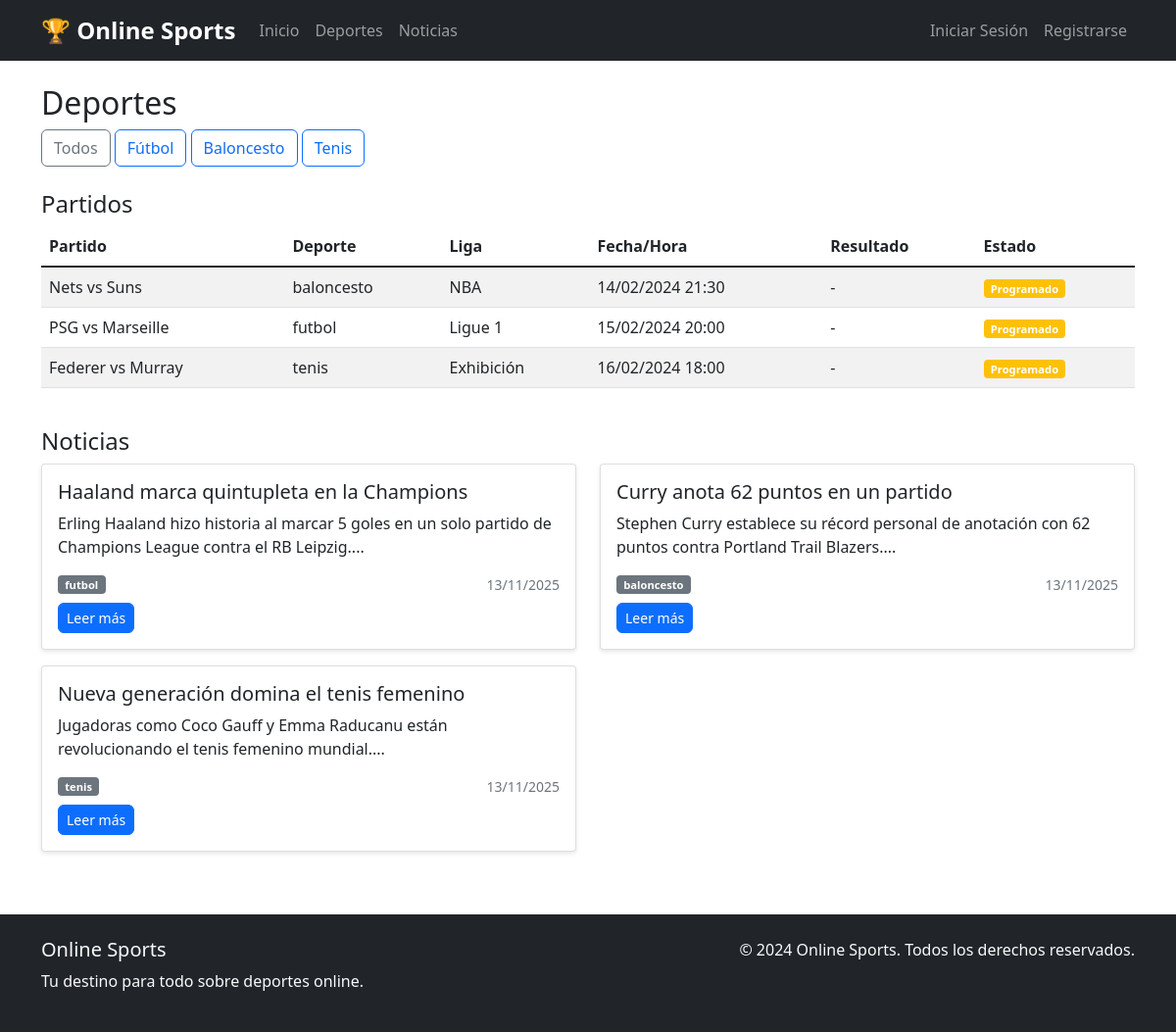
/deportes, run on the app's committed database.
### app.py (models this page shows)
class Partido(db.Model):
    id = db.Column(db.Integer, primary_key=True)
    equipo_local = db.Column(db.String(100), nullable=False)
    equipo_visitante = db.Column(db.String(100), nullable=False)
    deporte = db.Column(db.String(50), nullable=False)
    liga = db.Column(db.String(100))
    fecha_hora = db.Column(db.DateTime, nullable=False)
    resultado_local = db.Column(db.Integer)
    resultado_visitante = db.Column(db.Integer)
    estado = db.Column(db.String(20))  # 'programado', 'en_vivo', 'finalizado'

class Noticia(db.Model):
    id = db.Column(db.Integer, primary_key=True)
    titulo = db.Column(db.String(200), nullable=False)
    contenido = db.Column(db.Text, nullable=False)
    deporte = db.Column(db.String(50), nullable=False)
    imagen_url = db.Column(db.String(300))
    fecha_publicacion = db.Column(db.DateTime, default=datetime.utcnow)
    autor = db.Column(db.String(100))

### app.py (the view)
@app.route('/deportes')
def deportes():
    deporte = request.args.get('deporte', '')
    if deporte:
        noticias = Noticia.query.filter_by(deporte=deporte).order_by(Noticia.fecha_publicacion.desc()).all()
        partidos = Partido.query.filter_by(deporte=deporte).order_by(Partido.fecha_hora).all()
    else:
        noticias = Noticia.query.order_by(Noticia.fecha_publicacion.desc()).all()
        partidos = Partido.query.order_by(Partido.fecha_hora).all()
    return render_template('deportes.html', noticias=noticias, partidos=partidos, deporte_seleccionado=deporte)

### templates/deportes.html (shortened to what this page needs)
{% extends "base.html" %}
{% block content %}
<div class="row">
    <div class="col-12">
        <h2>Deportes {% if deporte_seleccionado %}- {{ deporte_seleccionado|title }}{% endif %}</h2>
        <div class="mb-4">
            <a href="{{ url_for('deportes') }}" class="btn btn-outline-secondary">Todos</a>
            <a href="{{ url_for('deportes') }}?deporte=futbol" class="btn btn-outline-primary">Fútbol</a>
            <a href="{{ url_for('deportes') }}?deporte=baloncesto" class="btn btn-outline-primary">Baloncesto</a>
            <a href="{{ url_for('deportes') }}?deporte=tenis" class="btn btn-outline-primary">Tenis</a>
        </div>
        <h4>Partidos</h4>
        <div class="table-responsive">
            <table class="table table-striped">
                <thead>
                    <tr>
                        <th>Partido</th>
                        <th>Deporte</th>
                        <th>Liga</th>
                        <th>Fecha/Hora</th>
                        <th>Resultado</th>
                        <th>Estado</th>
                    </tr>
                </thead>
                <tbody>
                    {% for partido in partidos %}
                    <tr>
                        <td>{{ partido.equipo_local }} vs {{ partido.equipo_visitante }}</td>
                        <td>{{ partido.deporte }}</td>
                        <td>{{ partido.liga }}</td>
                        <td>{{ partido.fecha_hora.strftime('%d/%m/%Y %H:%M') }}</td>
                        <td>
                            {% if partido.resultado_local is not none %}
                                {{ partido.resultado_local }} - {{ partido.resultado_visitante }}
                            {% else %}
                                -
                            {% endif %}
                        </td>
                        <td>
                            <span class="badge {% if partido.estado == 'en_vivo' %}bg-danger{% elif partido.estado == 'finalizado' %}bg-success{% else %}bg-warning{% endif %}">
                                {{ partido.estado|replace('_', ' ')|title }}
                            </span>
                        </td>
                    </tr>
                    {% else %}
                    <tr>
                        <td colspan="6" class="text-center">No hay partidos programados</td>
                    </tr>
                    {% endfor %}
                </tbody>
            </table>
        </div>
        <h4 class="mt-4">Noticias</h4>
        <div class="row">
            {% for noticia in noticias %}
            <div class="col-md-6 mb-3">
                <div class="card">
                    <div class="card-body">
                        <h5 class="card-title">{{ noticia.titulo }}</h5>
                        <p class="card-text">{{ noticia.contenido[:150] }}...</p>
                        <div class="d-flex justify-content-between align-items-center">
                            <span class="badge bg-secondary">{{ noticia.deporte }}</span>
                            <small class="text-muted">{{ noticia.fecha_publicacion.strftime('%d/%m/%Y') }}</small>
                        </div>
                        <a href="{{ url_for('noticia_detalle', noticia_id=noticia.id) }}" class="btn btn-primary btn-sm mt-2">Leer más</a>
                    </div>
                </div>
            </div>
            {% else %}
            <div class="col-12">
                <p>No hay noticias para este deporte.</p>
            </div>
            {% endfor %}
        </div>
    </div>
</div>
{% endblock %}

### static/css/style.css (style rules this page uses)
.card { transition: transform 0.2s; box-shadow: 0 2px 4px rgba(0,0,0,0.1); }
.badge { font-size: 0.7rem; }
.table th { border-top: none; font-weight: 600; }
.btn { border-radius: 6px; }

### data on the page
Partido: equipo_local "Nets", equipo_visitante "Suns", deporte "baloncesto", liga "NBA", fecha_hora "14/02/2024 21:30", estado "Programado"
Partido: equipo_local "PSG", equipo_visitante "Marseille", deporte "futbol", liga "Ligue 1", fecha_hora "15/02/2024 20:00", estado "Programado"
Partido: equipo_local "Federer", equipo_visitante "Murray", deporte "tenis", liga "Exhibición", fecha_hora "16/02/2024 18:00", estado "Programado"
Noticia: titulo "Haaland marca quintupleta en la Champions", contenido "Erling Haaland hizo historia al marcar 5 goles en un solo partido de Champions League contra el RB Leipzig.", deporte "futbol", fecha_publicacion "13/11/2025"
Noticia: titulo "Curry anota 62 puntos en un partido", contenido "Stephen Curry establece su récord personal de anotación con 62 puntos contra Portland Trail Blazers.", deporte "baloncesto", fecha_publicacion "13/11/2025"
Noticia: titulo "Nueva generación domina el tenis femenino", contenido "Jugadoras como Coco Gauff y Emma Raducanu están revolucionando el tenis femenino mundial.", deporte "tenis", fecha_publicacion "13/11/2025"
